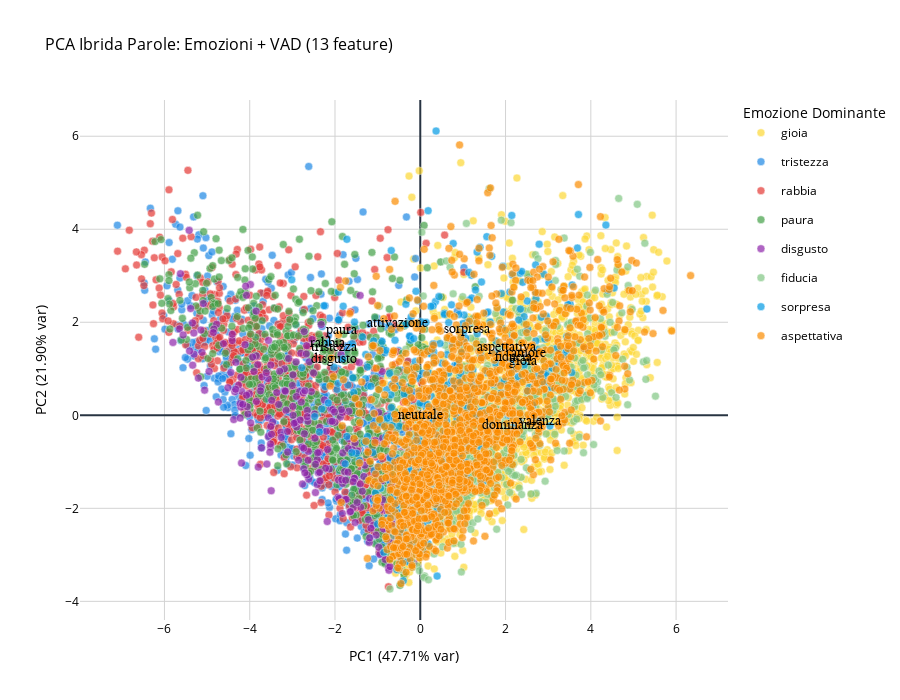

The cell this chart's notebook holds for it:
### Markdown cell above
### Visualizzazione PCA per tutte le 13 Feature

### Code cell
hybrid_features = ALL_EMOTIONS + VAD_FEATURES

pca_hybrid = perform_pca_analysis(
    df=df_only_words, 
    features_columns=hybrid_features, 
    dominant_emotions=dominant_all_words, 
    scale=True
)

fig5 = plot_pca_single(
    pca_data=pca_hybrid,
    colors_dict=EMOTION_COLORS,
    title="PCA Ibrida Parole: Emozioni + VAD (13 feature)",
    plot_loadings=True,
    feature_names=hybrid_features 
)
fig5.show()

### Figure 1 — Plotly figure (JSON) as saved in the notebook; plotly's stock layout.template omitted (floating-point values rounded to 4 significant figures; data arrays with more than 128 entries replaced by an {"elided": "..."} marker saying what was removed)
{"data": [{"hovertemplate": "<b>gioia</b><br>Parola: %{text}<br>PC1: %{x:.2f}<br>PC2: %{y:.2f}<extra></extra>", "legendgroup": "gioia", "marker": {"color": "#FDD835", "line": {"color": "white", "width": 0.5}, "opacity": 0.7, "size": 8}, "mode": "markers", "name": "gioia", "showlegend": true, "text": {"elided": "1562 str values"}, "x": {"elided": "1562 float values"}, "y": {"elided": "1562 float values"}, "type": "scatter"}, {"hovertemplate": "<b>tristezza</b><br>Parola: %{text}<br>PC1: %{x:.2f}<br>PC2: %{y:.2f}<extra></extra>", "legendgroup": "tristezza", "marker": {"color": "#1E88E5", "line": {"color": "white", "width": 0.5}, "opacity": 0.7, "size": 8}, "mode": "markers", "name": "tristezza", "showlegend": true, "text": {"elided": "778 str values"}, "x": {"elided": "778 float values"}, "y": {"elided": "778 float values"}, "type": "scatter"}, {"hovertemplate": "<b>rabbia</b><br>Parola: %{text}<br>PC1: %{x:.2f}<br>PC2: %{y:.2f}<extra></extra>", "legendgroup": "rabbia", "marker": {"color": "#E53935", "line": {"color": "white", "width": 0.5}, "opacity": 0.7, "size": 8}, "mode": "markers", "name": "rabbia", "showlegend": true, "text": {"elided": "704 str values"}, "x": {"elided": "704 float values"}, "y": {"elided": "704 float values"}, "type": "scatter"}, {"hovertemplate": "<b>paura</b><br>Parola: %{text}<br>PC1: %{x:.2f}<br>PC2: %{y:.2f}<extra></extra>", "legendgroup": "paura", "marker": {"color": "#43A047", "line": {"color": "white", "width": 0.5}, "opacity": 0.7, "size": 8}, "mode": "markers", "name": "paura", "showlegend": true, "text": {"elided": "653 str values"}, "x": {"elided": "653 float values"}, "y": {"elided": "653 float values"}, "type": "scatter"}, {"hovertemplate": "<b>disgusto</b><br>Parola: %{text}<br>PC1: %{x:.2f}<br>PC2: %{y:.2f}<extra></extra>", "legendgroup": "disgusto", "marker": {"color": "#8E24AA", "line": {"color": "white", "width": 0.5}, "opacity": 0.7, "size": 8}, "mode": "markers", "name": "disgusto", "showlegend": true, "text": {"elided": "248 str values"}, "x": {"elided": "248 float values"}, "y": {"elided": "248 float values"}, "type": "scatter"}, {"hovertemplate": "<b>fiducia</b><br>Parola: %{text}<br>PC1: %{x:.2f}<br>PC2: %{y:.2f}<extra></extra>", "legendgroup": "fiducia", "marker": {"color": "#81C784", "line": {"color": "white", "width": 0.5}, "opacity": 0.7, "size": 8}, "mode": "markers", "name": "fiducia", "showlegend": true, "text": {"elided": "763 str values"}, "x": {"elided": "763 float values"}, "y": {"elided": "763 float values"}, "type": "scatter"}, {"hovertemplate": "<b>sorpresa</b><br>Parola: %{text}<br>PC1: %{x:.2f}<br>PC2: %{y:.2f}<extra></extra>", "legendgroup": "sorpresa", "marker": {"color": "#039BE5", "line": {"color": "white", "width": 0.5}, "opacity": 0.7, "size": 8}, "mode": "markers", "name": "sorpresa", "showlegend": true, "text": {"elided": "438 str values"}, "x": {"elided": "438 float values"}, "y": {"elided": "438 float values"}, "type": "scatter"}, {"hovertemplate": "<b>aspettativa</b><br>Parola: %{text}<br>PC1: %{x:.2f}<br>PC2: %{y:.2f}<extra></extra>", "legendgroup": "aspettativa", "marker": {"color": "#FB8C00", "line": {"color": "white", "width": 0.5}, "opacity": 0.7, "size": 8}, "mode": "markers", "name": "aspettativa", "showlegend": true, "text": {"elided": "1573 str values"}, "x": {"elided": "1573 float values"}, "y": {"elided": "1573 float values"}, "type": "scatter"}], "layout": {"annotations": [{"arrowcolor": "#333", "arrowhead": 2, "arrowsize": 1, "arrowwidth": 2, "ax": 0, "ay": 0, "font": {"color": "black", "family": "Arial Black", "size": 14}, "showarrow": true, "text": "gioia", "x": 2.413, "y": 1.173}, {"arrowcolor": "#333", "arrowhead": 2, "arrowsize": 1, "arrowwidth": 2, "ax": 0, "ay": 0, "font": {"color": "black", "family": "Arial Black", "size": 14}, "showarrow": true, "text": "tristezza", "x": -2.014, "y": 1.466}, {"arrowcolor": "#333", "arrowhead": 2, "arrowsize": 1, "arrowwidth": 2, "ax": 0, "ay": 0, "font": {"color": "black", "family": "Arial Black", "size": 14}, "showarrow": true, "text": "rabbia", "x": -2.159, "y": 1.557}, {"arrowcolor": "#333", "arrowhead": 2, "arrowsize": 1, "arrowwidth": 2, "ax": 0, "ay": 0, "font": {"color": "black", "family": "Arial Black", "size": 14}, "showarrow": true, "text": "paura", "x": -1.827, "y": 1.83}, {"arrowcolor": "#333", "arrowhead": 2, "arrowsize": 1, "arrowwidth": 2, "ax": 0, "ay": 0, "font": {"color": "black", "family": "Arial Black", "size": 14}, "showarrow": true, "text": "disgusto", "x": -2.033, "y": 1.218}, {"arrowcolor": "#333", "arrowhead": 2, "arrowsize": 1, "arrowwidth": 2, "ax": 0, "ay": 0, "font": {"color": "black", "family": "Arial Black", "size": 14}, "showarrow": true, "text": "fiducia", "x": 2.188, "y": 1.262}, {"arrowcolor": "#333", "arrowhead": 2, "arrowsize": 1, "arrowwidth": 2, "ax": 0, "ay": 0, "font": {"color": "black", "family": "Arial Black", "size": 14}, "showarrow": true, "text": "sorpresa", "x": 1.098, "y": 1.846}, {"arrowcolor": "#333", "arrowhead": 2, "arrowsize": 1, "arrowwidth": 2, "ax": 0, "ay": 0, "font": {"color": "black", "family": "Arial Black", "size": 14}, "showarrow": true, "text": "aspettativa", "x": 2.032, "y": 1.458}, {"arrowcolor": "#333", "arrowhead": 2, "arrowsize": 1, "arrowwidth": 2, "ax": 0, "ay": 0, "font": {"color": "black", "family": "Arial Black", "size": 14}, "showarrow": true, "text": "amore", "x": 2.539, "y": 1.334}, {"arrowcolor": "#333", "arrowhead": 2, "arrowsize": 1, "arrowwidth": 2, "ax": 0, "ay": 0, "font": {"color": "black", "family": "Arial Black", "size": 14}, "showarrow": true, "text": "neutrale", "x": -0.0, "y": 0.0}, {"arrowcolor": "#333", "arrowhead": 2, "arrowsize": 1, "arrowwidth": 2, "ax": 0, "ay": 0, "font": {"color": "black", "family": "Arial Black", "size": 14}, "showarrow": true, "text": "valenza", "x": 2.812, "y": -0.1159}, {"arrowcolor": "#333", "arrowhead": 2, "arrowsize": 1, "arrowwidth": 2, "ax": 0, "ay": 0, "font": {"color": "black", "family": "Arial Black", "size": 14}, "showarrow": true, "text": "attivazione", "x": -0.5392, "y": 1.978}, {"arrowcolor": "#333", "arrowhead": 2, "arrowsize": 1, "arrowwidth": 2, "ax": 0, "ay": 0, "font": {"color": "black", "family": "Arial Black", "size": 14}, "showarrow": true, "text": "dominanza", "x": 2.182, "y": -0.2034}], "xaxis": {"title": {"font": {"color": "black"}, "text": "PC1 (47.71% var)"}, "tickfont": {"color": "black"}, "showgrid": true, "gridcolor": "lightgray"}, "yaxis": {"title": {"font": {"color": "black"}, "text": "PC2 (21.90% var)"}, "tickfont": {"color": "black"}, "showgrid": true, "gridcolor": "lightgray"}, "title": {"font": {"size": 16}, "text": "PCA Ibrida Parole: Emozioni + VAD (13 feature)"}, "font": {"color": "black"}, "legend": {"title": {"font": {"size": 14, "color": "black"}, "text": "Emozione Dominante"}, "font": {"size": 12, "color": "black"}}, "plot_bgcolor": "white", "paper_bgcolor": "white", "height": 700}}
